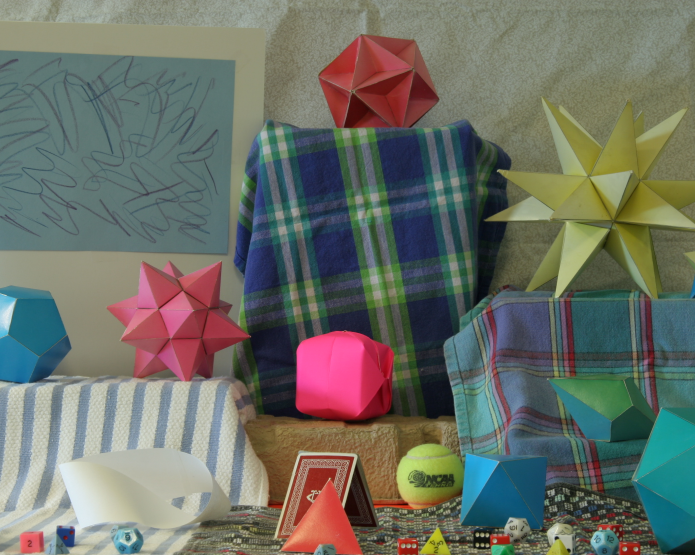
#> input picture assignment_5/binocular_stereo/data/moebius1.png, 1390 x 1110 px (shown at 1/2 size)
$ python main.py -a SSD -s 5 -w 100 -o 5
#> lines starting #> are read from the running program, lines starting #| are printed output that depends on the picture
#!/usr/bin/env python3


import argparse
import cv2
import matplotlib.pyplot as plt
import numpy as np
import scipy.linalg
import time


def create_slideing_wins(mat, step, win_size) -> list:
    wins = []
    for k in range(win_size//2, mat.shape[0]-win_size//2, step):
        for i in range(win_size//2, mat.shape[1]-win_size//2, step):
            wins.append(((i, k), mat[k - win_size//2:k + win_size//2, i - win_size//2:i + win_size//2]))

    return wins


def ssd(x, y, win_size, offset, win, mat_1):
    min = 99999

    a = x - offset if x - offset > win_size//2 else win_size//2
    b = x + offset if x + offset < mat_1.shape[1] - win_size//2 \
        else mat_1.shape[1] - win_size//2

    for i in range(a, b):
        tmp = np.sum(a=(win - mat_1[y - win_size//2:y + win_size//2, i - win_size//2:i + win_size//2]) ** 2)
        if tmp < min:
            min = tmp
            val = x - i

    return val


def sad(x, y, win_size, offset, win, mat_1):
    min = 99999

    a = x - offset if x - offset > win_size // 2 else win_size // 2
    b = x + offset if x + offset < mat_1.shape[1] - win_size // 2 \
        else mat_1.shape[1] - win_size // 2

    for i in range(a, b):
        tmp = np.abs(win - mat_1[y - win_size // 2:y + win_size // 2, i - win_size // 2:i + win_size // 2])
        tmp = np.sum(a=tmp)
        if tmp < min:
            min = tmp
            val = x - i

    return val


def ncc(x, y, win_size, offset, win, mat_1):
    max = -99999

    a = x - offset if x - offset > win_size // 2 else win_size // 2
    b = x + offset if x + offset < mat_1.shape[1] - win_size // 2 \
        else mat_1.shape[1] - win_size // 2

    win = win - np.mean(a=win, axis=0)

    for i in range(a, b):
        mu = np.mean(
            a=mat_1[y - win_size // 2:y + win_size // 2,
                    i - win_size // 2:i + win_size // 2],
            axis=0,
        )
        mat = mat_1[y - win_size // 2:y + win_size // 2,
                    i - win_size // 2:i + win_size // 2] - mu
        tmp = np.sum(
            a=(win / scipy.linalg.norm(a=win)) * (mat / scipy.linalg.norm(a=mat)))
        if tmp > max:
            max = tmp
            val = x - i

    return val


def main():
    parser = argparse.ArgumentParser(
        prog="binocular_stereo",
        description="window-based stereo matching algorithm for rectified stereo images pair")
    valid_algos = ["SSD", "SAD", "NCC"]
    parser.add_argument(
        "--algorithm",
        "-a",
        type=str,
        required=True,
        choices=valid_algos,
        help="matching algorithm",
    )
    parser.add_argument(
        "--step", "-s", type=int, required=True, help="step of window")
    parser.add_argument(
        "--win_size", "-w", type=int, required=True, help="window size")
    parser.add_argument(
        "--offset", "-o", type=int, required=True, help="offset")

    args = parser.parse_args()
    algo = args.algorithm
    step = args.step
    win_size = args.win_size
    offset = args.offset

    filepaths = ["data/moebius1.png", "data/moebius2.png"]
    # filepaths = ["data/tsukuba1.jpg", "data/tsukuba2.jpg"]

    mat_0 = cv2.imread(
        filename=filepaths[0],
        flags=cv2.IMREAD_GRAYSCALE,
    ).astype(dtype=np.float64)
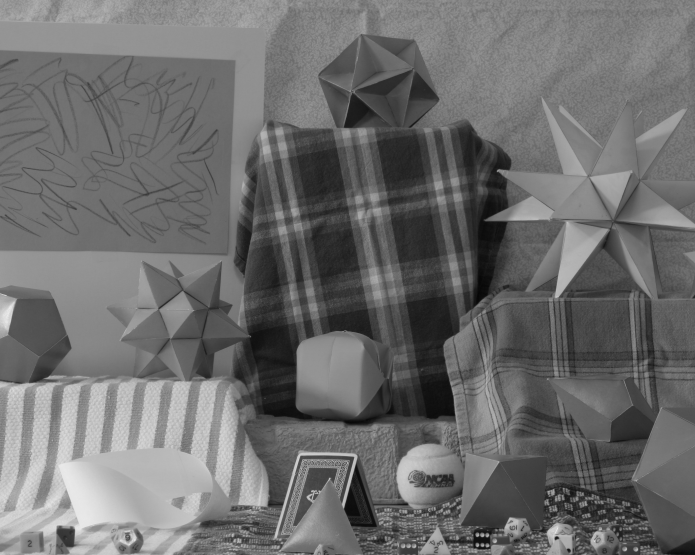
#> mat_0: shape (1110, 1390) float64 (shown at 1/2 size); min 4, max 245, mean 108.7
    mat_1 = cv2.imread(
        filename=filepaths[1],
        flags=cv2.IMREAD_GRAYSCALE,
    ).astype(dtype=np.float64)
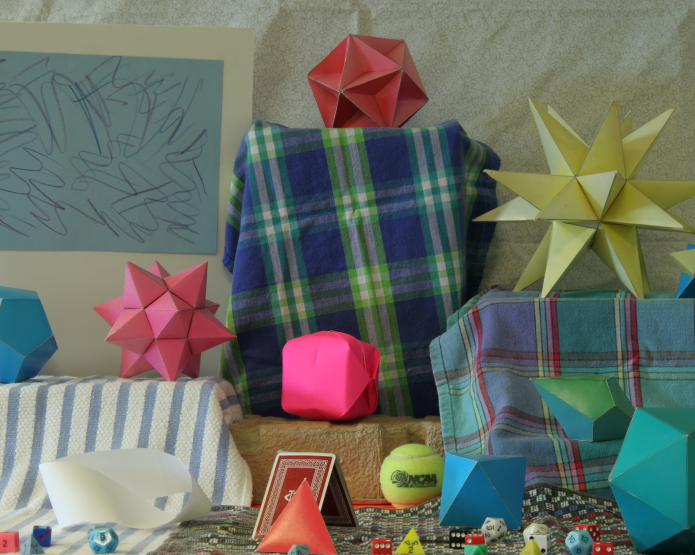
#> input picture assignment_5/binocular_stereo/data/moebius2.png, 1390 x 1110 px (shown at 1/2 size)
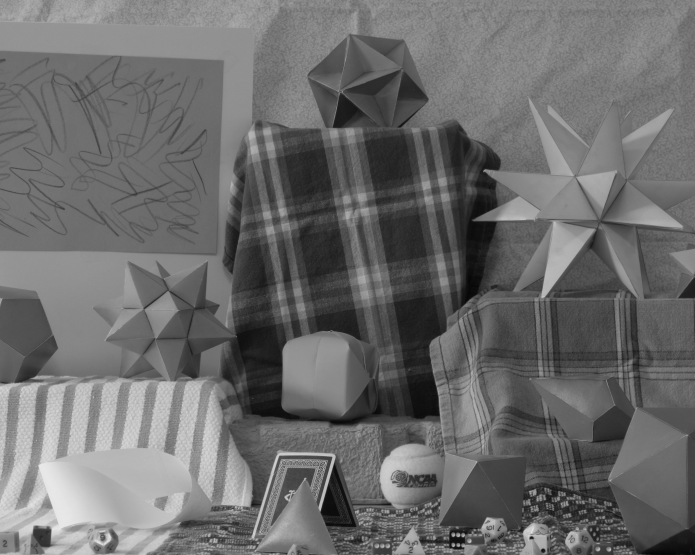
#> mat_1: shape (1110, 1390) float64 (shown at 1/2 size); min 4, max 241, mean 107.7

    # downsize
    mat_0 = cv2.resize(
        src=mat_0,
        dsize=(mat_0.shape[1]//4, mat_0.shape[0]//4),
    ).astype(dtype=np.float64)
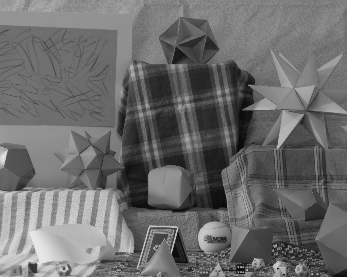
#> mat_0: shape (277, 347) float64; min 6.88, max 233.7, mean 108.7
    mat_1 = cv2.resize(
        src=mat_1,
        dsize=(mat_1.shape[1]//4, mat_1.shape[0]//4),
    ).astype(dtype=np.float64)
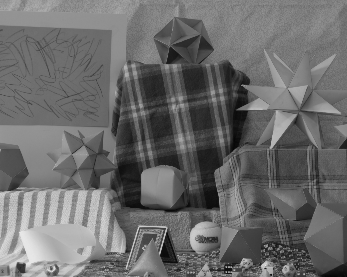
#> mat_1: shape (277, 347) float64; min 5.43, max 232.2, mean 107.8

    # upsample
    # mat_0 = cv2.resize(src=mat_0, dsize=(int(mat_0.shape[0]*1.2), int(mat_0.shape[1]*1.2))).astype(dtype=np.float64)
    # mat_1 = cv2.resize(src=mat_1, dsize=(int(mat_1.shape[0]*1.2), int(mat_1.shape[1]*1.2))).astype(dtype=np.float64)

    mat_0 /= 255.0
    mat_1 /= 255.0

    wins = create_slideing_wins(mat=mat_0, step=step, win_size=win_size)
#> after the loop in create_slideing_wins, `for k in range(win_size//2, mat.shape[0]-win_size//2, step):`: wins = 1800 items
#> wins = 1800 items

    disparity_map = np.zeros(shape=mat_1.shape, dtype=np.uint8)

    start_time = time.time()

    if algo == "SSD":
        for (x, y), win in wins:
            val = abs(ssd(
                x=x,
                y=y,
                win_size=win_size,
                offset=offset,
                win=win,
                mat_1=mat_1)) / offset
            disparity_map[y, x] = val * 255
#> this loop made 1800 passes
#> (x, y, a in ssd, b in ssd, val) on passes 1 to 3: (50, 50, 50, 55, 0.2), (55, 50, 50, 60, 1), (60, 50, 55, 65, 1)
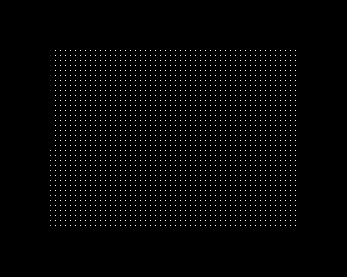
#> disparity_map: shape (277, 347); min 0, max 255, mean 4.7
    elif algo == "SAD":
        for (x, y), win in wins:
            val = abs(sad(
                x=x,
                y=y,
                win_size=win_size,
                offset=offset,
                win=win,
                mat_1=mat_1)) / offset
            disparity_map[y, x] = val * 255
    elif algo == "NCC":
        for (x, y), win in wins:
            val = abs(ncc(
                x=x,
                y=y,
                win_size=win_size,
                offset=offset,
                win=win,
                mat_1=mat_1)) / offset
            disparity_map[y, x] = val * 255
    else:
        print("[ERROR]: Invalid algorithm.")

    end_time = time.time()

    print(f"[INFO]: Total run-time {end_time-start_time}")

    plt.imshow(X=disparity_map, cmap="gray")
    plt.show()

    return


if __name__ == "__main__":
    main()
